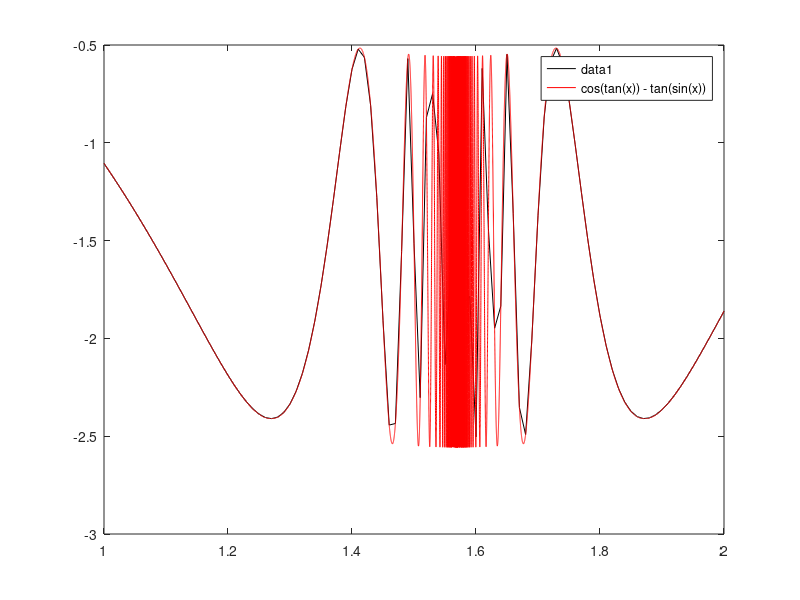

Write the MATLAB code that produced this figure.
x = 1:.01:2;
y = cos(tan(x)) - tan(sin(x));
plot(x,y,'k-');
hold on;
f = 'cos(tan(x)) - tan(sin(x))';
fplot(f, [1,2], 'r-');